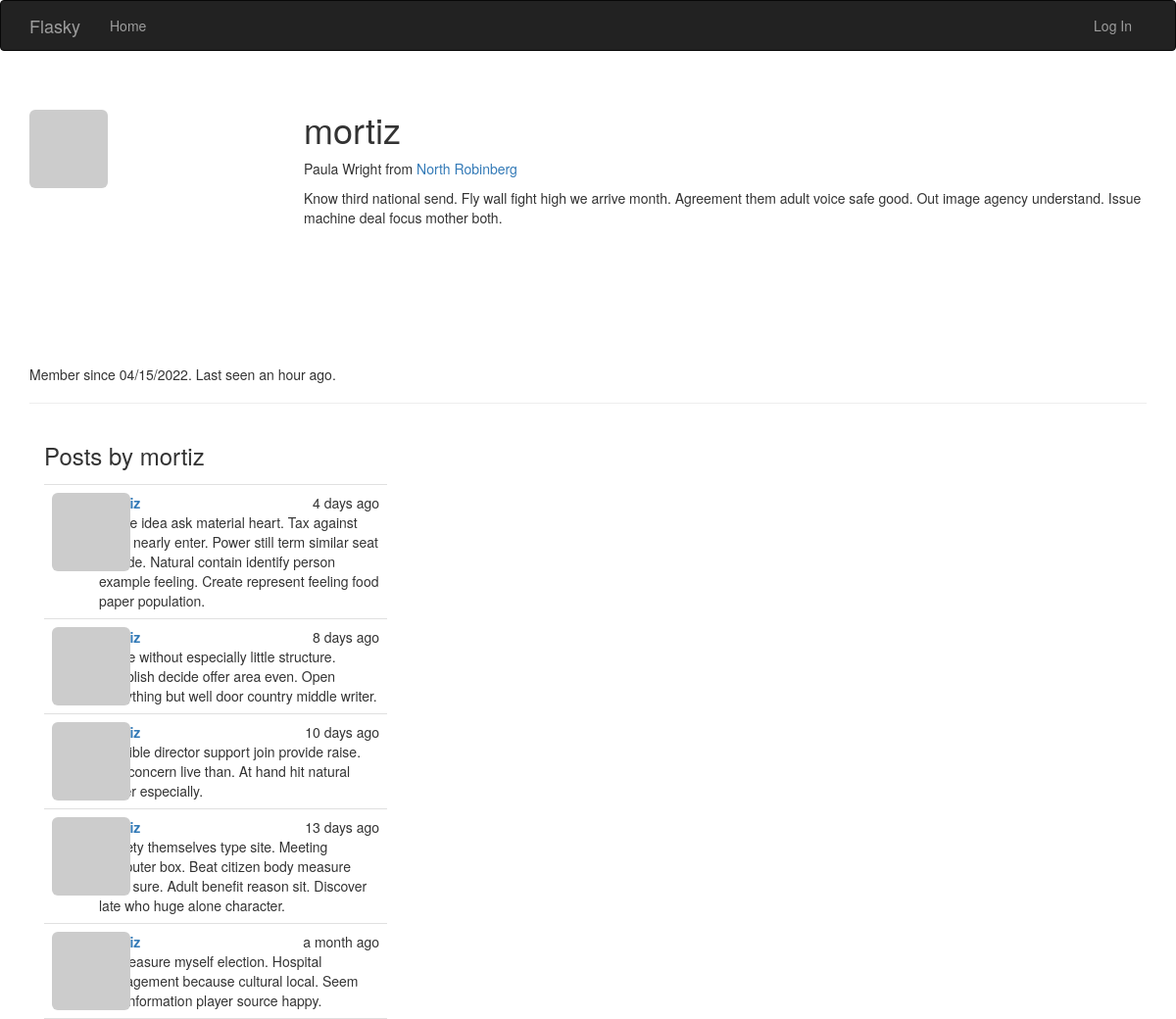
Screenshot of /user/mortiz with the database file from the repository.
### app/models.py (models this page shows, shortened)
class User(UserMixin, db.Model):
    __tablename__ = 'users'
    id = db.Column(db.Integer, primary_key=True)
    email = db.Column(db.String(64), unique=True, index=True)
    username = db.Column(db.String(64), unique=True, index=True)
    password_hash = db.Column(db.String(128))
    role_id = db.Column(db.Integer, db.ForeignKey('roles.id'))
    confirmed = db.Column(db.Boolean, default=False)
    name = db.Column(db.String(64))
    location = db.Column(db.String(64))
    about_me = db.Column(db.Text())
    member_since = db.Column(db.DateTime(), default=datetime.utcnow)
    last_seen = db.Column(db.DateTime(), default=datetime.utcnow)
    avatar_hash = db.Column(db.String(32))
    posts = db.relationship('Post', backref='author', lazy='dynamic')
    @property
    def password(self):
        raise AttributeError('password is not a readable attribute')
    def gravatar(self, size=100, default='identicon', rating='g'):
        if request.is_secure:
            url = 'https://secure.gravatar.com/avatar'
        else:
            url = 'http://secure.gravatar.com/avatar'
        hash = hashlib.md5(self.email.lower().encode('utf-8')).hexdigest()
        return f'{url}/{hash}?s={size}&d={default}&r={rating}'

class Post(db.Model):
    __tablename__ = 'posts'
    id = db.Column(db.Integer, primary_key=True)
    body = db.Column(db.Text)
    timestamp = db.Column(db.DateTime, index=True, default=datetime.utcnow)
    auth_id = db.Column(db.Integer, db.ForeignKey('users.id'))

### app/main/views.py (the view)
@main.route('/user/<username>')
def user(username):
    user = User.query.filter_by(username=username).first_or_404()
    posts = user.posts.order_by(Post.timestamp.desc()).all()
    return render_template('user.html', user=user, posts=posts)

### app/auth/views.py (called while the page is built)
@auth.before_app_request
def before_request():
    if current_user.is_authenticated:
        current_user.ping()
        if not current_user.confirmed \
                and request.blueprint != 'auth' \
                and request.endpoint != 'static':
            return redirect(url_for('auth.unconfirmed'))

### app/main/__init__.py (called while the page is built)
@main.app_context_processor
def inject_permissions():
    return dict(Permission=Permission)

### app/models.py (called while the page is built)
    def is_administrator(self):
        return False

### app/templates/user.html (shortened to what this page needs)
{% extends "base.html" %}
{% import "bootstrap/wtf.html" as wtf %}
{% block page_content %}
    <div class="page-header">
        <img class="img-rounded profile-thumbnail" src="{{ user.gravatar(size=256) }}">
        <div class="profile-header">
            <h1>{{ user.username }}</h1>
        {% if user.name or user.location %}
        <p>
            {% if user.name %}{{ user.name }}{% endif %}
            {% if user.location %}
                from <a href="http://maps.google.com/?q={{ user.location }}">
                {{ user.location}}
        </a>
            {% endif %}
        </p>
        {% endif %}
        {% if user.about_me %}<p>{{ user.about_me }}</p>{% endif %}
            </div>
        <p>
            Member since {{ moment(user.member_since).format('L') }}.
            Last seen {{ moment(user.last_seen).fromNow() }}.
        </p>
    </div>
    <div class="col-md-4">
        <h3>Posts by {{user.username}} </h3>
        {% include '_posts.html' %}
    </div>
{% endblock %}

### app/templates/_posts.html (shortened to what this page needs)
<ul class="posts">
    {% for post in posts %}
    <li class="post">
        <div class="profile-thumbnail">
            <a href="{{ url_for('.user', username=post.author.username) }}">
                <img class="img-rounded profile-thumbnail" src="{{ post.author.gravatar(size=40) }}">
            </a>
        </div>
        <div class="post-date">{{ moment(post.timestamp).fromNow() }}</div>
        <div class="post-author">
            <a href="{{ url_for('.user', username=post.author.username) }}">
            </a>
        </div>
        <div class="post-body">{{ post.body }}</div>
    </li>
    {% endfor %}
</ul>

### app/static/styles.css (style rules this page uses)
.profile-thumbnail { position: absolute; }
.profile-header { min-height: 260px; margin-left: 280px; }
ul.posts { list-style-type: none; padding: 0px; margin: 16px 0px 0px 0px; border-top: 1px solid #e0e0e0; }
ul.posts li.post { padding: 8px; border-bottom: 1px solid #e0e0e0; }
div.post-date { float: right; }
div.post-author { font-weight: bold; margin-left: 48px; }
div.post-body { margin-left: 48px; }

### rows the page displays
User: username "mortiz", name "Paula Wright", location "North Robinberg", about_me "Know third national send. Fly wall fight high we arrive month. Agreement them adult voice safe good. Out image agency understand. Issue machine deal focus mother both.", member_since "04/15/2022", last_seen "an hour ago"
Post: timestamp "4 days ago", body "Article idea ask material heart. Tax against page nearly enter. Power still term similar seat include. Natural contain identify person example feeling. Create represent feeling food paper population."
Post: timestamp "8 days ago", body "Name without especially little structure. Establish decide offer area even. Open everything but well door country middle writer."
Post: timestamp "10 days ago", body "Possible director support join provide raise. Cup concern live than. At hand hit natural officer especially."
Post: timestamp "13 days ago", body "Society themselves type site. Meeting computer box. Beat citizen body measure artist sure. Adult benefit reason sit. Discover late who huge alone character."
Post: timestamp "a month ago", body "Its measure myself election. Hospital management because cultural local. Seem into information player source happy."
